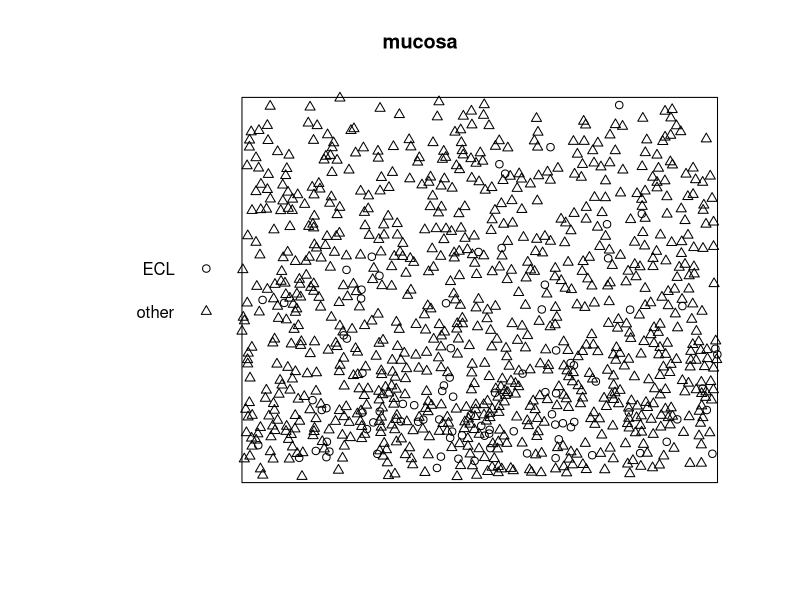
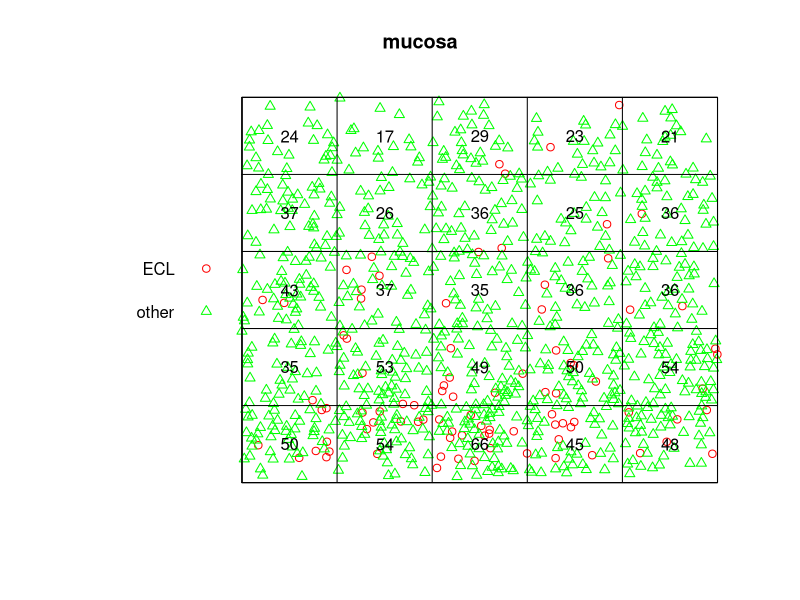
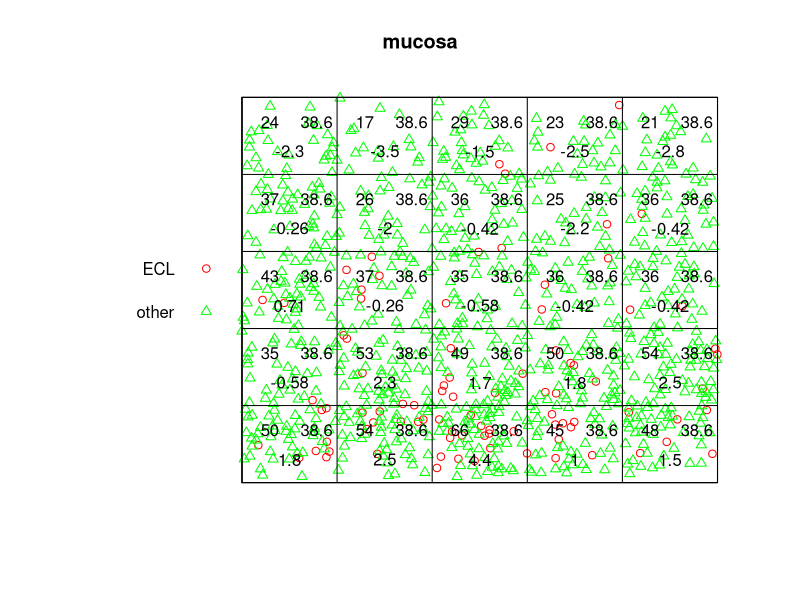
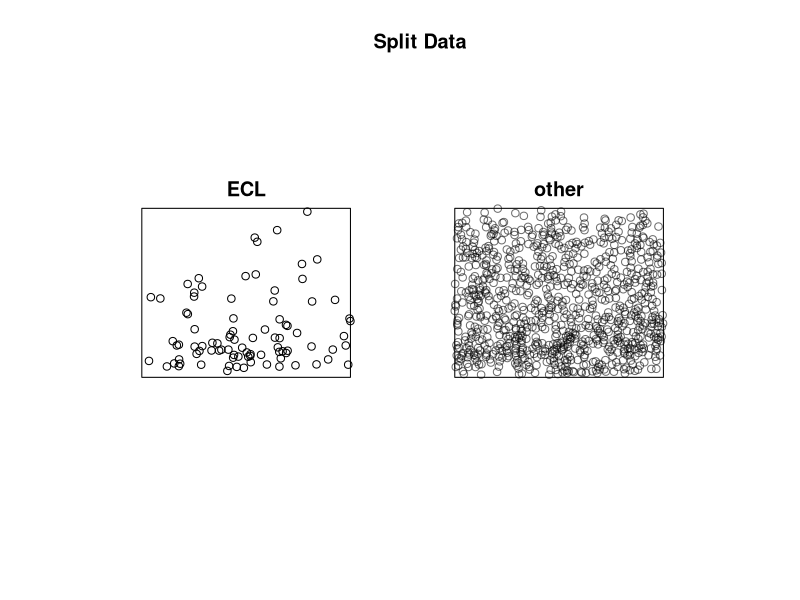
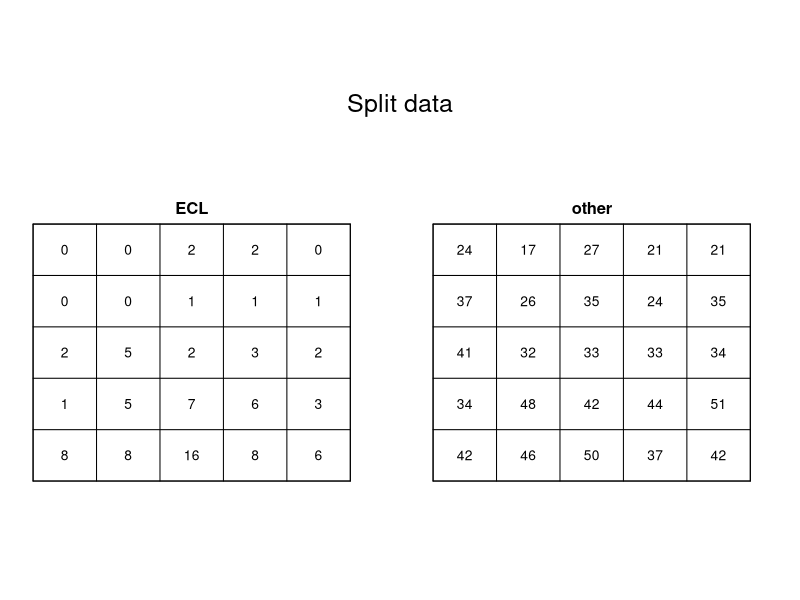
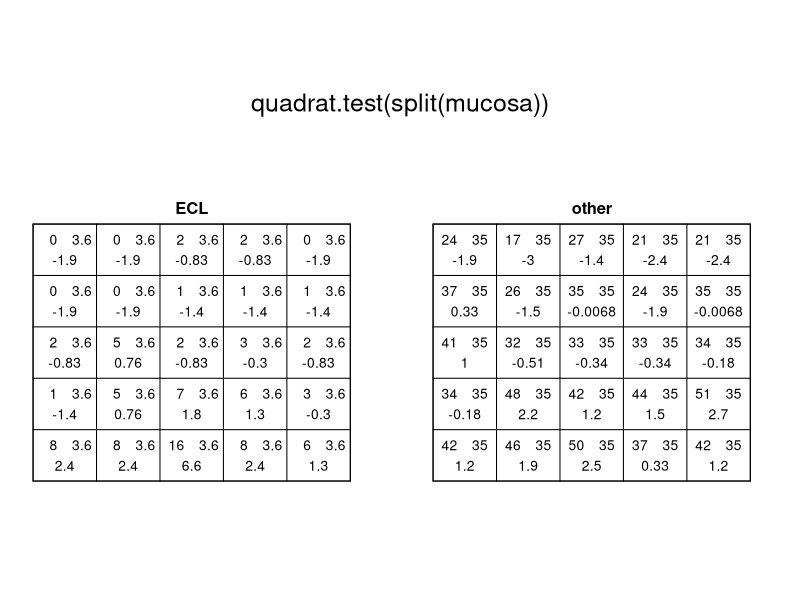
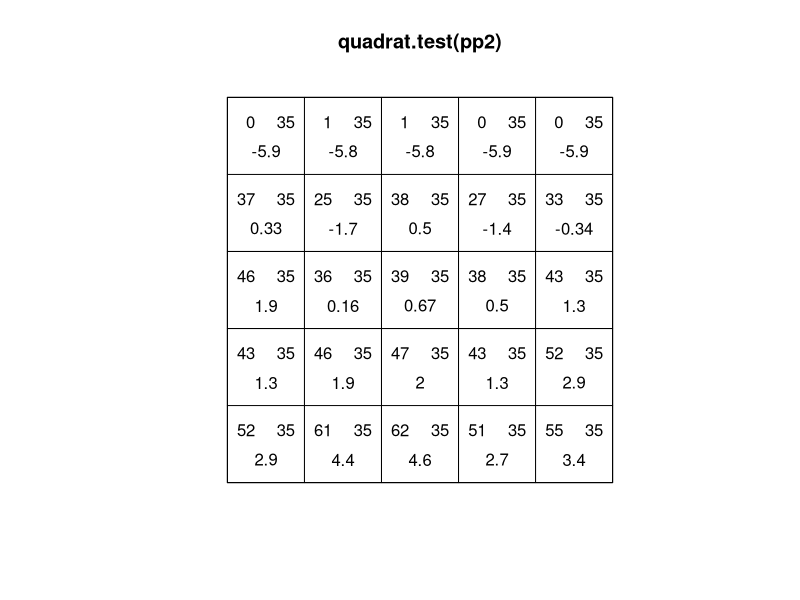
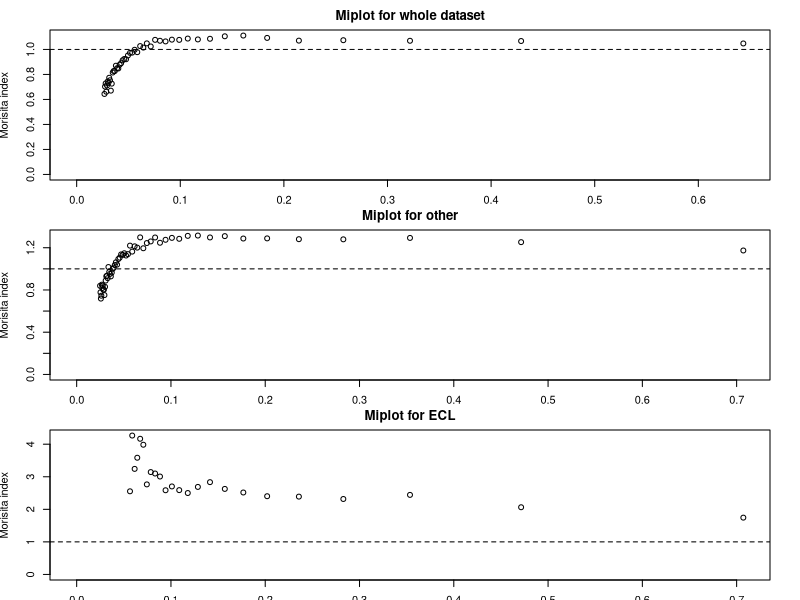

Write the R code that produced these figures, in order.
#http://spatstat.org/SSAI2017/solutions/solution05.html

#install.packages("spatstat")
library(spatstat)

#Info
?mucosa
plot(mucosa)

#Intensity
quadratcount(mucosa)

plot(mucosa, chars=c(1,2,3), cols=c("red", "green","blue"))
plot(quadratcount(mucosa), add=TRUE)
quadrat.test(mucosa)
plot(mucosa, chars=c(1,2,3), cols=c("red", "green","blue"))
plot(quadrat.test(mucosa), add=TRUE)

#Splitting
plot(split(mucosa), main="Split Data")
plot(quadratcount(split(mucosa)),main = "Split data")
plot(quadrat.test(split(mucosa)))

a<-as.data.frame((split(mucosa))[1])
pp1<-ppp(a$ECL.x, a$ECL.y)
quadrat.test(pp1)
#plot(quadrat.test(pp1))

b<-as.data.frame((split(mucosa))[2])
pp2<-ppp(b$other.x, b$other.y)
plot(quadrat.test(pp2))
quadrat.test(pp2)




#Interpoint interaction
par(mfrow=c(3,1))
par(mai=c(0.2,0.5,0.3,0.3))
miplot(mucosa,main="Miplot for whole dataset")
miplot(pp2, main="Miplot for other")
miplot(pp1, main="Miplot for ECL")


dev.off()
par(mfrow=c(3,1))
fryplot(mucosa)
fryplot(pp2)
fryplot(pp1)

?distmap
plot(distmap(mucosa))

#Summary Statistics
unmarked<-unmark(mucosa)
allstats(unmarked)
plot(allstats(unmarked))


#Envelope

plot(envelope(mucosa))
plot(envelope(pp2))
plot(envelope(pp1))


#Rel Risk
dev.off()
par(mfrow=c(1,2))
plot(relrisk(mucosa, hmax = 1, relative= FALSE, control = "other"))
plot(relrisk(mucosa, hmax = 1, relative = FALSE, control = "ECL", main="Other"))
